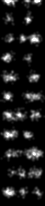
%> input picture 0_functions/simulation/simulationtest_good_1.bmp, 45 x 206 px
$ octave algorithm_single_ring.m   (GNU Octave 9; MATLAB toolbox functions it lacks are replaced by stand-ins)
%> lines starting %> are read from the running program, lines starting %| are printed output that depends on the picture; in (x1, y1, x2, y2) boxes, pixels count from 0 and x2, y2 are one past the last pixel; in counts of white or black regions, pixels touching at a corner belong together; the program's own positions count from 1
% identifying one
clear;close all;clc;
% cell_contour determination by watershed
[FileName,PathName]=uigetfile({'*.tif';'*.tiff';'*.png';'*.jpeg';'*.bmp'},'Select the image file');
%> the answer given: simulation/simulationtest_good_1.bmp
cd(PathName);
image=imread(FileName);
%> image is the input picture: size 206x45 uint8; min 0, max 255, mean 27.6
bw = im2bw(image, graythresh(image));
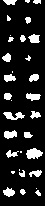
%> bw: size 206x45 logical; 13.9% white; 32 white regions (10 under 20 px), largest, box (x1, y1, x2, y2) and area: (26, 148, 43, 159) 130, (3, 112, 25, 120) 104, (4, 130, 17, 139) 83
figure;
imshow(bw);
[y, x] = find(bw);
%> y = 1292 values from 1 to 197; x = 1292 values from 3 to 43
figure;
scatter(x,y,'*');
axis equal
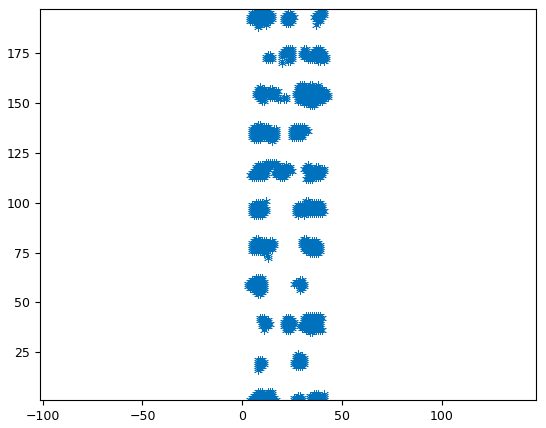
%> figure redrawn from the program's plot data

$ run again, on 0_functions/simulation/simulationtest_sf_0.125_2.tif
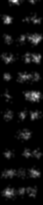
%> input picture 0_functions/simulation/simulationtest_sf_0.125_2.tif, 43 x 205 px
%> image is the input picture: size 205x43 uint16; min 0, max 60000, mean 3760.4
%> `bw = im2bw(image, graythresh(image));`:
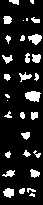
%> bw: size 205x43 logical; 13.7% white; 31 white regions (6 under 20 px), largest, box (x1, y1, x2, y2) and area: (25, 91, 41, 102) 128, (28, 34, 42, 45) 97, (3, 188, 14, 198) 80
%> y = 1212 values from 1 to 198; x = 1212 values from 3 to 42
%> `axis equal`:
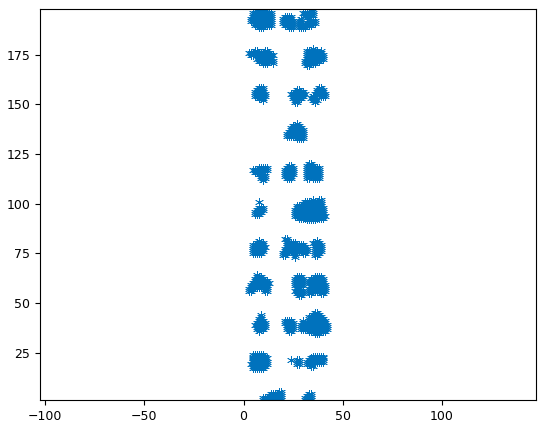
%> figure redrawn from the program's plot data

$ run again, on 0_functions/simulation/simulationtest_sf_0.125_3.tif
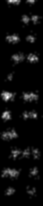
%> input picture 0_functions/simulation/simulationtest_sf_0.125_3.tif, 43 x 206 px
%> image is the input picture: size 206x43 uint16; min 0, max 60000, mean 3251.2
%> `bw = im2bw(image, graythresh(image));`:
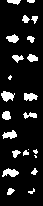
%> bw: size 206x43 logical; 11.7% white; 23 white regions (4 under 20 px), largest, box (x1, y1, x2, y2) and area: (1, 91, 15, 102) 96, (2, 168, 19, 177) 96, (24, 93, 38, 101) 84
%> y = 1032 values from 1 to 195; x = 1032 values from 2 to 38
%> `axis equal`:
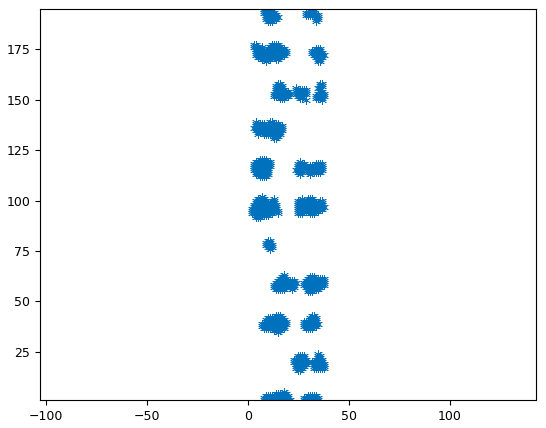
%> figure redrawn from the program's plot data

$ run again, on 0_functions/simulation/simulationtest_sf_0.25.tif
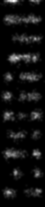
%> input picture 0_functions/simulation/simulationtest_sf_0.25.tif, 45 x 207 px
%> image is the input picture: size 207x45 uint16; min 0, max 60000, mean 4178.2
%> `bw = im2bw(image, graythresh(image));`:
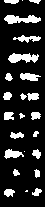
%> bw: size 207x45 logical; 16.5% white; 24 white regions (3 under 20 px), largest, box (x1, y1, x2, y2) and area: (4, 15, 41, 24) 218, (8, 53, 39, 63) 208, (4, 149, 24, 159) 119
%> y = 1537 values from 1 to 197; x = 1537 values from 4 to 42
%> `axis equal`:
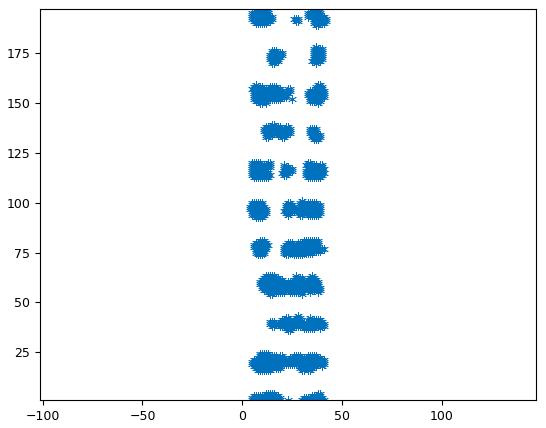
%> figure redrawn from the program's plot data
